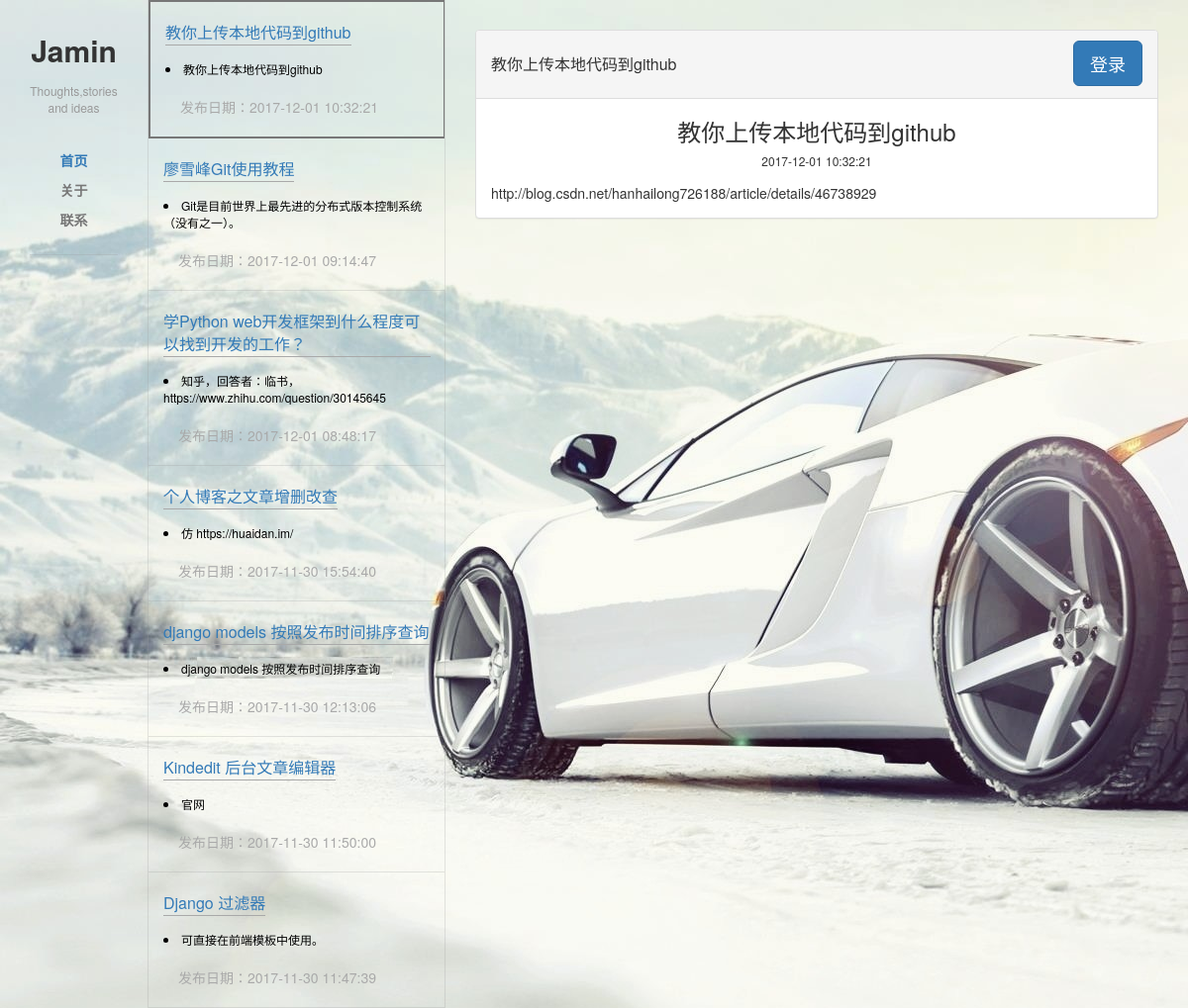
The page /?nid=28 on the database its author committed.
### blog/models.py (models this page shows)
class Post(models.Model):
    title= models.CharField(max_length=64,default='Title')
    profile = models.TextField(null=True)
    content = models.TextField(null=True)
    pub_time = models.DateTimeField(null=True)

### blog/views.py (the view)
# urls.py: url(r'^$', views.index),
def index(request):
    posts = models.Post.objects.all().order_by("-pub_time")
    nid = request.GET.get('nid')
    post = models.Post.objects.filter(id=nid).first()
    url = '/?nid=%s' % nid
    if request.COOKIES.get('user'):
        is_login = True
        res =  render(request,'index.html',{'posts':posts,'p':post,'is_login':is_login})
        res.set_cookie('url',url)
        return res
    res = render(request,'index.html',{'posts':posts,'p':post})
    res.set_cookie('url', url)
    return res

### templates/index.html
{% extends 'base.html' %}

### templates/base.html (shortened to what this page needs)
<!DOCTYPE html>
<html lang="en" xmlns="http://www.w3.org/1999/html">
<head>
    <link rel="stylesheet" href="/static/css/basecss.css">
    <link rel="stylesheet" href="/static/css/bootstrap-3.3.7-dist/css/bootstrap.css">
</head>
<body>
<div class="pg-left">
    <div class="logo">Jamin</div>
    <div class="logo-1">Thoughts,stories and ideas</div>
    <div class="left-item">
        <a href="/"><div class="left-item-title">首页</div></a>
        <div class="left-item-title">关于</div>
        <div class="left-item-title">联系</div>
    </div>
</div>
<div class="row_hide">
    <div class="pg-middle">
        {% for post in posts  %}
            {% if post.id == p.id %}
                <div class="pg-middle-item pg-middle-item-s">
            {% else %}
                <div class="pg-middle-item">
            {% endif %}
        <a href="/?nid={{ post.id }}"><div class="pg-middle-title"> {{ post.title }}</div></a>
        <li>{{ post.profile }}</li>
        <div class="pg-middle-foo">
            <div class="pg-middle-time">发布日期：{{ post.pub_time | date:"Y-m-d H:i:s"  }}</div>
        </div>
        </div>
        {% endfor %}
        </div>
    </div>
{% if p %}
<div class="pg-right">
    <div class="content-border">
        <div class="content">
            <div class="panel panel-default">
                <div class="panel-heading">
                    <h3 class="panel-title " style="line-height: 48px; ">
                        {{ p.title }}
                        {% if is_login %}
                            <div class="btn-group right" style="margin-right: 50px">
                                <button type="button" class="btn btn-default dropdown-toggle" data-toggle="dropdown" aria-haspopup="true" aria-expanded="false">
                                    编辑 <span class="caret"></span>
                                </button>
                                <ul class="dropdown-menu">
                                    <li><a href="/edit/">发表文章</a></li>
                                    <li><a href="/edit_b/?nid={{ p.id }}">编辑文章</a></li>
                                    <li><a href="/delete/?nid={{ p.id }}">删除文章</a></li>
                                    <li role="separator" class="divider"></li>
                                    <li><a href="/out/">注销</a></li>
                                </ul>
                            </div>
                        {% else %}
                            <button type="button" class="btn btn-primary btn-lg right" data-toggle="modal" data-target="#myModal">
                                登录
                            </button>
                        {% endif %}
                    </h3>
                </div>
                <div class="panel-body">
                    <h3 style="text-align: center;margin-top: 5px">{{ p.title }}</h3>
                    <h6 style="text-align: center;margin-bottom: 15px">{{ p.pub_time | date:"Y-m-d H:i:s" }}</h6>
                    {{ p.content | safe}}
                </div>
            </div>
        </div>
    </div>
</div>
{% endif %}
</body>
</html>

### static/css/basecss.css (style rules this page uses)
body { margin: 0; background-image: url(/static/image/paoche.jpg); }
.right { float: right; }
.pg-left { position: absolute; width: 150px; top: 0; left: 0; bottom: 0; border-right: 1px solid #99999940; text-align: center; }
.logo { font-size: 30px; font-weight: bold; margin-top: 30px; }
.logo-1 { font-size: 12px; color: #999999; margin: 10px 20px; }
.left-item { color: #777; font-size: 14px; font-weight: bold; padding: 20px; margin: 0 30px; border-bottom: 1px solid #99999940 ; }
.left-item-title { padding: 5px; }
.row_hide { position: absolute; margin-left: 150px; width: 300px; bottom: 0; top:0; overflow: hidden; border-right: 1px solid #99999940; }
.pg-middle { position: absolute; width: 330px; bottom: 0; top:0; overflow: auto; overflow-x: hidden; }
.pg-middle-item { width: 300px; padding: 20px 15px; border-bottom: 1px solid #99999940; }
.pg-middle-item li { font-size: 12px; color: black; }
.pg-middle-title { font-size: 16px; border-bottom: 1px solid #a9a9a9; margin-bottom: 15px; display: inline-block; }
.pg-middle-foo { color: #a9a9a9; font-size: 14px; width: 270px; padding: 20px 15px; }
.pg-middle-time { float: left; }
.pg-middle-item-s { border: 2px solid #777777; }
.pg-right { position: absolute; top: 0; bottom: 0; right: 0; left: 450px; overflow: auto; }
.content-border { position: absolute; left: 0; top: 0; bottom: 0; right: 0; padding: 30px; }

### rows shown on the page
Post: title "教你上传本地代码到github", profile "教你上传本地代码到github", pub_time "2017-12-01 10:32:21", content "http://blog.csdn.net/hanhailong726188/article/details/46738929"
Post: title "廖雪峰Git使用教程", profile "Git是目前世界上最先进的分布式版本控制系统（没有之一）。", pub_time "2017-12-01 09:14:47"
Post: title "学Python web开发框架到什么程度可以找到开发的工作？", profile "知乎，回答者：临书，https://www.zhihu.com/question/30145645", pub_time "2017-12-01 08:48:17"
Post: title "个人博客之文章增删改查", profile "仿 https://huaidan.im/", pub_time "2017-11-30 15:54:40"
Post: title "django models 按照发布时间排序查询", profile "django models 按照发布时间排序查询", pub_time "2017-11-30 12:13:06"
Post: title "Kindedit 后台文章编辑器", profile "官网", pub_time "2017-11-30 11:50:00"
Post: title "Django 过滤器", profile "可直接在前端模板中使用。", pub_time "2017-11-30 11:47:39"
